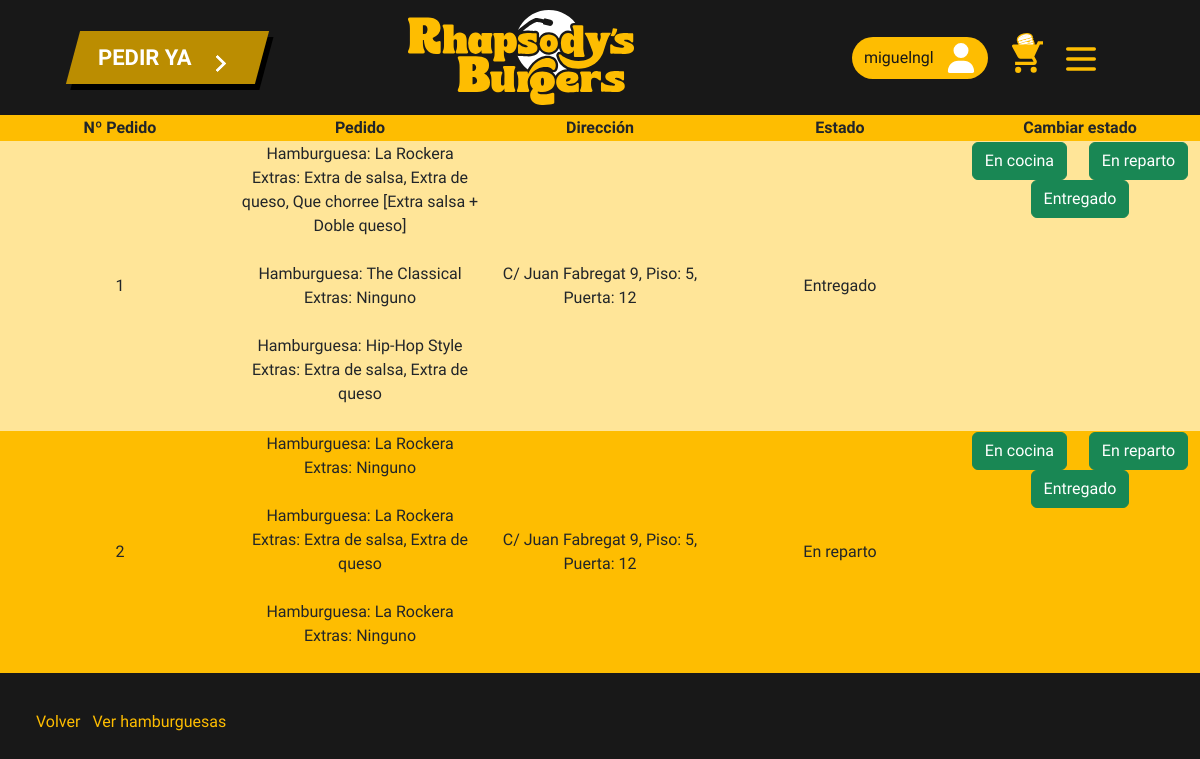
Before: /cocina.php (signed in) with the older database file.
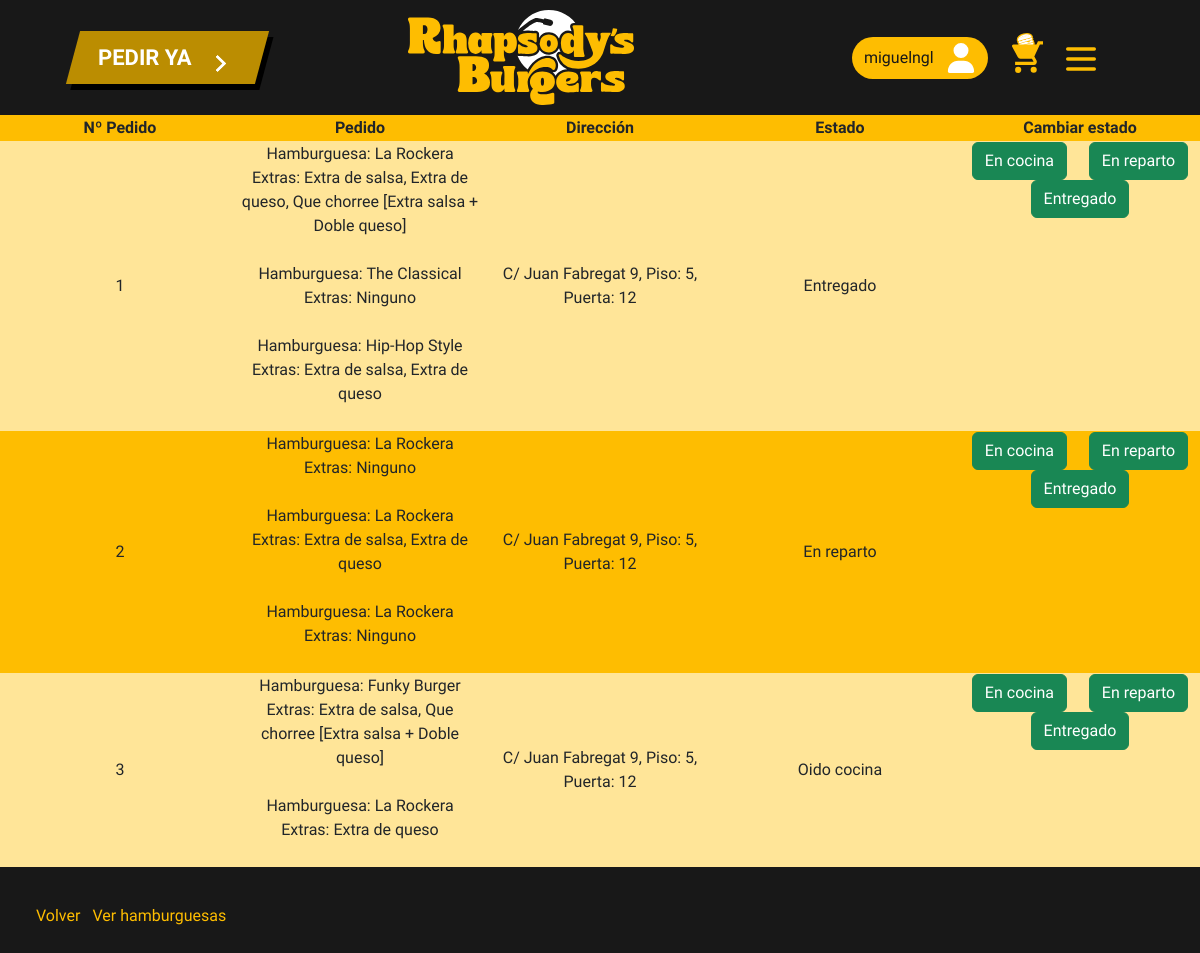
After: the same page with the newer database file.
### tables this page shows
CREATE TABLE `pedidos` (
  `ID_Pedido` int(11) NOT NULL,
  `ID_Usuario` int(11) NOT NULL,
  `Pedido` varchar(512) NOT NULL,
  `Direccion` varchar(255) NOT NULL,
  `Estado` int(11) NOT NULL DEFAULT 0,
  `ID_Repartidor` int(11) DEFAULT NULL
);

### cocina.php (the view, shortened to what this page needs)
<!DOCTYPE html>
<html lang="en">
<head>
    <link rel="stylesheet" href="css/normalize.css">
    <link href="https://cdn.jsdelivr.net/npm/bootstrap@5.3.2/dist/css/bootstrap.min.css" rel="stylesheet">
    <link rel="stylesheet" href="css/gestiones.css">
    <link rel="stylesheet" href="css/header.css">
    <link rel="stylesheet" href="css/footer.css">
</head>
<body>
<?php
include './php/conexion.php';
include './php/header.php';
if(isset($_SESSION["Usu"])){
    $idUsu = $_SESSION["Usu"];
    $consulta1 = "SELECT * FROM `Usuario` WHERE `Apodo` =  ?";
    $stmt = $conexion->prepare($consulta1);
    $stmt->bind_param("s", $idUsu);
    $stmt->execute();
    $result = $stmt->get_result();
    if($result->num_rows > 0){
        $array = $result->fetch_assoc();
        if($array["Tipo_usuario"] == 1 || $array["Tipo_usuario"] == 2){
            $consulta2 = "SELECT * FROM `Pedidos`";
            $stmt2 = $conexion->prepare($consulta2);
            $stmt2->execute();
            $result2 = $stmt2->get_result();
            if($result2->num_rows > 0){
                echo "<table>";
                echo "<tr><th>Nº Pedido</th><th>Pedido</th><th>Dirección</th><th>Estado</th><th>Cambiar estado</th></tr>";
                foreach ($result2 as $pedido) {
                    echo "<tr>";
                    echo "<td>" . $pedido['ID_Pedido'] . "</td>";
                    echo "<td>";
                        $burgers = explode("}, ", $pedido['Pedido']);
                        if (end($burgers) !== "") {
                            $burgers[count($burgers) - 1] .= "}";
                        }
                        foreach ($burgers as $burger) {
                            $parts = explode(" - {EXTRAS: ", $burger);
                            if (count($parts) == 2) {
                                $name = $parts[0];
                                $extras = rtrim($parts[1], '}');
                            } else {
                                $name = $burger;
                                $extras = '';
                            }
                            echo "Hamburguesa: " . $name . "<br>";
                            if (!empty($extras)) {
                                echo "Extras: " . $extras . "<br><br>";
                            } else {
                                echo "Extras: Ninguno<br><br>";
                            }
                        }
                    echo "</td>";
                    echo "<td>" . $pedido['Direccion'] . "</td>";
                    if($pedido['Estado'] == 0){
                        echo "<td>Oido cocina</td>";
                    }elseif($pedido['Estado'] == 1){
                        echo "<td>En reparto</td>";
                    }else{
                        echo "<td>Entregado</td>";
                    };
                    echo "<td class='estado'>
                    <form action='php/cambiarPedido.php' method='post' enctype='multipart/form-data'>
                        <input type='number' id='id' name='id' class='d-none' value='".$pedido['ID_Pedido']."'>
                        <input type='hidden' name='estado' value='0'>
                        <input type='submit' id='enviar_admin' class='btn btn-success' value='En cocina'>
                    </form>
                    <form action='php/cambiarPedido.php' method='post' enctype='multipart/form-data'>
                        <input type='number' id='id' name='id' class='d-none' value='".$pedido['ID_Pedido']."'>
                        <input type='hidden' name='estado' value='1'>
                        <input type='submit' id='enviar_cocinero' class='btn btn-success' value='En reparto'>
                    </form>
                    <form action='php/cambiarPedido.php' method='post' enctype='multipart/form-data'>
                        <input type='number' id='id' name='id' class='d-none' value='".$pedido['ID_Pedido']."'>
                        <input type='hidden' name='estado' value='2'>
                        <input type='submit' id='enviar_cocinero' class='btn btn-success' value='Entregado'>
                    </form>
                    </td>";
                    echo "</tr>";
                }
                echo "</table>";
                echo '<nav class="submenu"><a href="miperfil.php">Volver</a>';
                echo '<a href="gestionarBurgers.php">Ver hamburguesas</a></nav>';
            }
        }else{
            echo("<h4>ERROR 404 NOT FOUND</h4>");
        }
    }else{
        echo("<h4>ERROR 404 NOT FOUND</h4>");
    }
    }else{
        echo("<h4>ERROR 404 NOT FOUND</h4>");
    }
?>
</body>
</html>

### php/header.php (shortened to what this page needs)
<header>
        <div class="pedir-ya">
            <a class="cta" href="carta.php">
              <span>PEDIR YA</span>
              <span>
              </span>
            </a>
        </div>
        <div id="titulo">
            <a href="index.php">
                <img src="img/Logo Rhapsody Secundario.svg" alt="">
            </a>
        </div>
        <div class="menus">
            <?php
                 if(isset($_SESSION['Usu'])){
                    echo '
                    <div id="buttons-header-case">
                        <button id="userButton">
                            <a href="miperfil.php" id="">
                            '. $_SESSION['Usu'] .'
                                <svg xmlns="http://www.w3.org/2000/svg" viewBox="0 0 448 512" fill="#FFFFFF" width="30px" height="30px">
                                    <path d="M224 256A128 128 0 1 0 224 0a128 128 0 1 0 0 256zm-45.7 48C79.8 304 0 383.8 0 482.3C0 498.7 13.3 512 29.7 512H418.3c16.4 0 29.7-13.3 29.7-29.7C448 383.8 368.2 304 269.7 304H178.3z"/>
                                </svg>
                            </a>
                        </button>
                        <img src="img/cart_burger.svg" alt="" id="icon-cart">
                        <button class="header-boton" id="header-boton-abrir">
                            <svg width="40px" height="40px" viewBox="0 0 24 24" xmlns="http://www.w3.org/2000/svg">
                                <path d="M4 18L20 18" stroke="#FEBD01" stroke-width="2" stroke-linecap="round" fill="red"/>
                                <path d="M4 12L20 12" stroke="#FEBD01" stroke-width="2" stroke-linecap="round" fill="red"/>
                                <path d="M4 6L20 6" stroke="#FEBD01" stroke-width="2" stroke-linecap="round" fill="red"/>
                            </svg>
                        </button>
                    </div>
                    ';
                }
            ?>
        </div>
    </header>

### css/gestiones.css (style rules this page uses)
:root { --principal: #181818; --secundario:#FEBD01; --tercer: #fff8ec; --cuarto:#bb8d01; --quinto: #BF9D73; --letra2: #000000; --letra3: #d8dddb; --kanit: 'Kanit', sans-serif; --karla: 'Karla', sans-serif; --oswald: 'Oswald', sans-serif; }
table { text-align: center; width: 100vw; }
tr th { font-family: var(--oswald); }
tr th:first-child { text-align: center; }
tr td:first-child { text-align: center; }
tr:nth-child(odd) { background-color: var(--secundario); }
tr:nth-child(even) { background-color: #ffe598; }
button:nth-child(odd) { margin-right: 20px; }
tr { width: 100vw; overflow: hidden; }
td { width: 20vw; font-family: var(--kanit); }
table { margin-right: 10px; }
.estado { display: flex; flex-wrap: wrap; justify-content: space-around; }
body { background-color: var(--principal); }
.submenu { padding: 12px; }
.submenu a { color: var(--secundario); font-family: var(--kanit); text-decoration: none; margin-right: 12px; }

### css/header.css (style rules this page uses)
:root { --principal: #181818; --secundario:#FEBD01; --tercer: #fff8ec; --cuarto:#bb8d01; --quinto: #BF9D73; --letra2: #000000; --letra3: #d8dddb; --kanit: 'Kanit', sans-serif; --karla: 'Karla', sans-serif; --oswald: 'Oswald', sans-serif; }
body { overflow-x: hidden; }
header { height: 115px; background-color: var(--principal); display: flex; align-items: center; justify-content: space-around; position: relative; }
#titulo a img { height: 50px; margin-right: 0px; }
.header-boton { border: 0px; background-color: transparent; height: 40px; }
#buttons-header-case { display: flex; flex-direction: row; align-items: center; align-content: center; justify-content: space-evenly; }
#userButton { background-color: var(--secundario); border: 0; border-radius: 25px; padding: 6px 12px; margin-right: 12px; }
#userButton a { display: flex; flex-direction: row; align-items: center; color: var(--principal); text-decoration: none; font-family: var(--kanit); }
#userButton svg { margin-left: 12px; }
nav { margin: 24px; }
#icon-cart { height: 40px; margin-right: 12px; margin-left: 12px; margin-bottom: 10px; cursor: pointer; }
.pedir-ya { display: none; }
.cta { display: flex; padding: 10px 25px; text-decoration: none; font-family: var(--oswald); font-size: 22px; font-weight: 700; color: white; background: #bb8d01; transition: 1s; box-shadow: 6px 6px 0 black; transform: skewX(-15deg); align-items: flex-end; }
.cta span:nth-child(2) { transition: 0.5s; margin-right: 0px; }
.cta span { transform: skewX(15deg) }
.cta span:nth-child(2) { width: 20px; margin-left: 25px; position: relative; top: 12%; }
@media only screen and (min-width: 960px) { #titulo a img { height: 95px; margin-right: 72px; } }
@media only screen and (min-width: 960px) { .pedir-ya { display: flex; justify-content: center; } }

### css/footer.css (style rules this page uses)
:root { --principal: #181818; --secundario:#FEBD01; --tercer: #fff8ec; --cuarto:#bb8d01; --quinto: #BF9D73; --letra2: #000000; --letra3: #d8dddb; --kanit: 'Kanit', sans-serif; --karla: 'Karla', sans-serif; --oswald: 'Oswald', sans-serif; }

Changed rows visible on the page:
added pedidos: ID_Pedido "3", name "Funky Burger", extras "Extra de salsa, Que chorree [Extra salsa + Doble queso]", name "La Rockera", extras "Extra de queso", Direccion "C/ Juan Fabregat 9, Piso: 5, Puerta: 12", Estado "Oido cocina"
